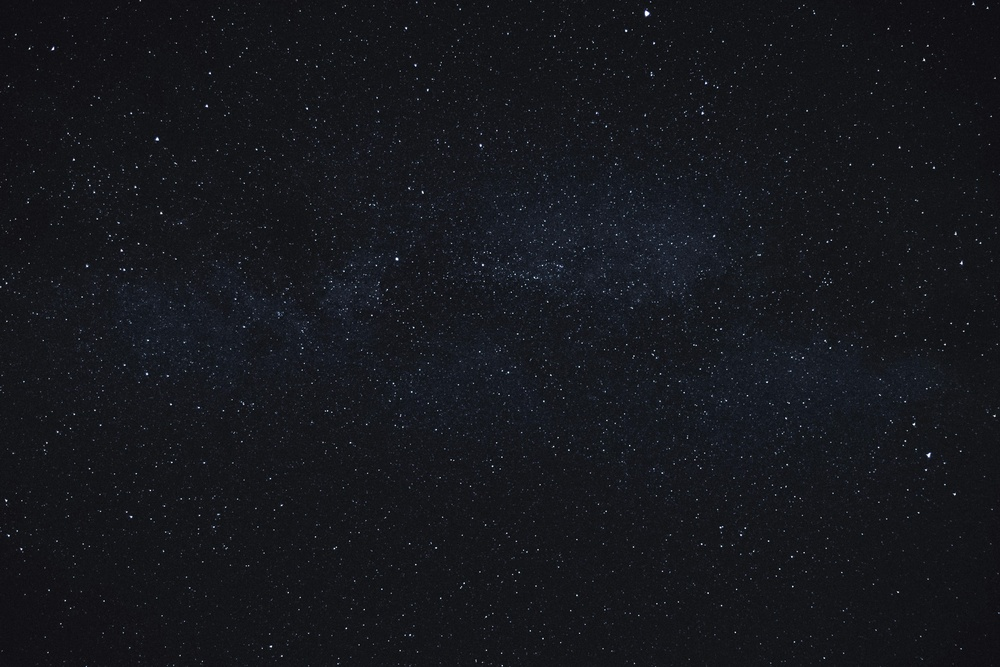
#> input picture src/components/space_texture.jpg, 1000 x 667 px, shrunk from 5150 x 3433 before the run
$ python image_repeitor.py
#> lines starting #> are read from the running program, lines starting #| are printed output that depends on the picture
from PIL import Image

def merge_image(image_path, repeat_x, repeat_y, output_path):
#> called with image_path = 'space_texture.jpg', repeat_x = 5, repeat_y = 3, output_path = 'merged_image.jpg'
    img = Image.open(image_path)
#> img is the input picture: PIL image 1000x667 RGB; mean R, G, B 22, 23.6, 28.8

    # Get the width and height of the image
    width, height = img.size
#> width = 1000; height = 667

    # Create a new blank image to accommodate the repeated images
    merged_img = Image.new('RGB', (width * repeat_x, height * repeat_y))
#> merged_img: PIL image 5000x2001 RGB; every value is 0

    # Paste the original image into the new blank image in a grid
    for x in range(repeat_x):
        for y in range(repeat_y):
            merged_img.paste(img, (x * width, y * height))
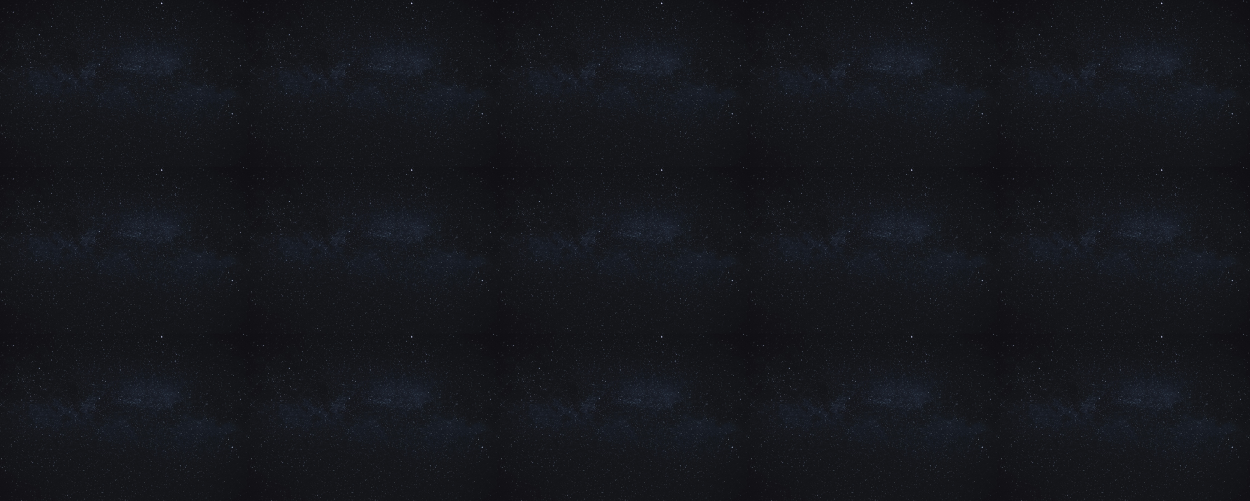
#> merged_img: PIL image 5000x2001 RGB (shown at 1/4 size); mean R, G, B 22, 23.6, 28.8

    # Save the resulting merged image
    merged_img.save(output_path)
    print(f'Merged image saved as {output_path}')

# Example usage
image_path = 'space_texture.jpg'  # Path to your image
output_path = 'merged_image.jpg'  # Path to save the merged image
merge_image(image_path, repeat_x=5, repeat_y=3, output_path=output_path)
